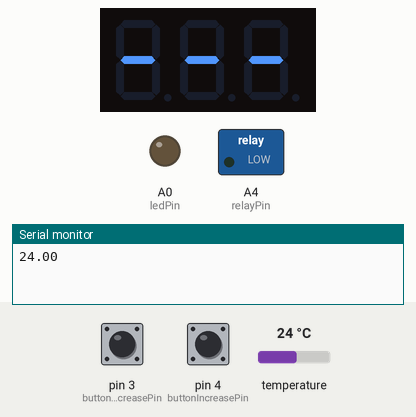
The sketch below on a simulated Arduino Uno, built with avr-gcc and run on an emulated ATmega328P. Shown: 3-digit seven-segment display, switched loads named in the sketch (green lamp = pin HIGH), output pins drawn as LEDs (lit = HIGH), the last lines printed to the serial monitor. The test bench sets the inputs (shaded band); at power-on: pin 3 (buttonDecreasePin) LOW, pin 4 (buttonIncreasePin) LOW, temperature 24 °C.

Above: at 3.3 s.
3.4 s: pin 3 (buttonDecreasePin) pulled HIGH for 1 s
At 3.6 s:
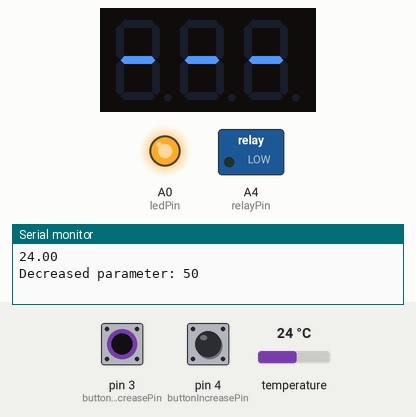
5.9 s: pin 4 (buttonIncreasePin) pulled HIGH for 3.2 s
At 9.5 s:
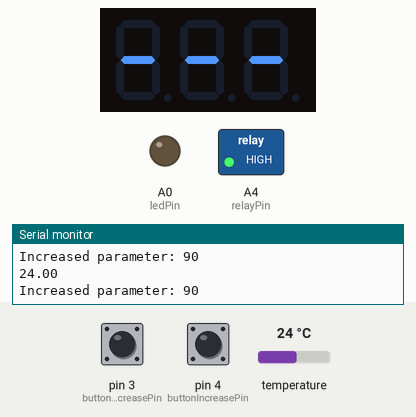
10.6 s: pin 3 (buttonDecreasePin) pulled HIGH for 3.2 s
At 14.3 s:
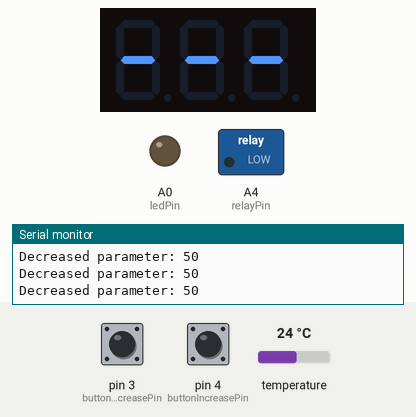
15.3 s: pin 4 (buttonIncreasePin) pulled HIGH for 0.15 s
At 15.4 s:
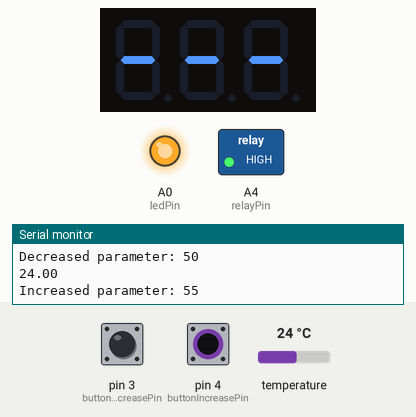
Timing chart, 0 to 18.0 s (numbered marks = the images above; inputs shaded):
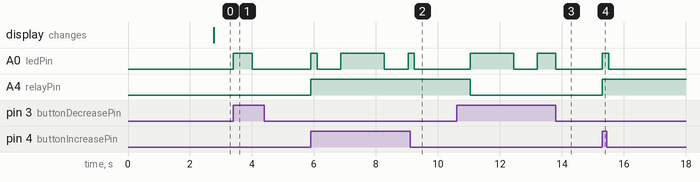

The sketch:

0._TrialTest8June.ino
```cpp
#include "SevSeg.h"
SevSeg sevseg;  //Instantiate a seven segment controller object

//Sensor Setup
#include <OneWire.h>
#include <DallasTemperature.h>
#define ONE_WIRE_BUS 5

// Setup a oneWire instance to communicate with any OneWire devices (not just Maxim/Dallas temperature ICs)
OneWire oneWire(ONE_WIRE_BUS);

// Pass our oneWire reference to Dallas Temperature.
DallasTemperature sensors(&oneWire);
float temp;

// Pin Definitions
const int buttonIncreasePin = 4;
const int buttonDecreasePin = 3;
const int relayPin = A4;
const int ledPin = A0;

// Global Variables
int parameter = 55;                 // Current parameter
const int limitparameterUp = 90;    // Desired limit parameter
const int limitparameterDown = 50;  // Desired limit parameter

String str;

void setup() {
  Serial.begin(115200);
  pinMode(relayPin, OUTPUT);
  pinMode(ledPin, OUTPUT);
  pinMode(buttonIncreasePin, INPUT);
  pinMode(buttonDecreasePin, INPUT);

  digitalWrite(relayPin, LOW);
  digitalWrite(ledPin, LOW);


  byte numDigits = 3;
  byte digitPins[] = { A1, A2, A3 };
  byte segmentPins[] = { 8, 6, 10, 12, 13, 7, 9, 11 };
  bool resistorsOnSegments = true;     // 'false' means resistors are on digit pins
  byte hardwareConfig = COMMON_ANODE;  // See README.md for options
  bool updateWithDelays = false;       // Default 'false' is Recommended
  bool leadingZeros = false;           // Use 'true' if you'd like to keep the leading zeros
  bool disableDecPoint = false;        // Use 'true' if your decimal point doesn't exist or isn't connected

  sevseg.begin(hardwareConfig, numDigits, digitPins, segmentPins, resistorsOnSegments,
               updateWithDelays, leadingZeros, disableDecPoint);
  sevseg.setBrightness(90);
}

void loop() {

  if (digitalRead(buttonIncreasePin) == HIGH) {
    increaseParameter();
    digitalWrite(ledPin, HIGH);
    digitalWrite(relayPin, HIGH);  // Set output pin to HIGH
    delay(200);  // Debounce delay
  }

  // Check if the decrease button is pressed
  if (digitalRead(buttonDecreasePin) == HIGH) {
    decreaseParameter();
    digitalWrite(ledPin, HIGH);
    digitalWrite(relayPin, LOW);  // Set output pin to HIGH
    delay(200);  // Debounce delay
  }
  digitalWrite(ledPin, LOW);


  // Check for serial input
  //  getSerialParam();
  //  relayControl();
  getData();
  //  sendSerial();

  sevseg.setNumber(temp, 2);
  //  Serial.println(parameter);
  sevseg.refreshDisplay();  // Must run repeatedly


  // This is code to display sensor parameter on seven segment
  // getData();
  // sevseg.setNumber(temp, 2);
  // Serial.println(temp);
  // sevseg.refreshDisplay();  // Must run repeatedly
}


/// END OF SEVEN SEGMENT///
void increaseParameter() {
  parameter += 5;
  if (parameter > limitparameterUp) {
    parameter = limitparameterUp;  // Set the parameter to the limit
  }
  Serial.println("Increased parameter: " + String(parameter));
}

void decreaseParameter() {
  parameter -= 5;
  if (parameter < limitparameterDown) {
    parameter = limitparameterDown;  // Set the parameter to the limit
  }
  Serial.println("Decreased parameter: " + String(parameter));
}

/// END OF PUSHBUTTON///

unsigned long previousMillis = 0;     // Variable to store the previous timestamp
const unsigned long interval = 2000;  // Interval in milliseconds between data retrievals


void getData() {
  unsigned long currentMillis = millis();  // Get the current timestamp

  if (currentMillis - previousMillis >= interval) {  // Check if the interval has passed
    previousMillis = currentMillis;                  // Update the previous timestamp

    sensors.requestTemperatures();      // Send the command to get temperatures
    temp = sensors.getTempCByIndex(0);  // Get the temperature from the first sensor
    Serial.println(temp);
  }
}

/// END OF Sensor///

void getSerialParam() {
  if (Serial.available() > 0) {
    String input = Serial.readStringUntil('\n');
    input.trim();
    if (input == "parameter") {
      //      Serial.print("Enter new parameter: ");
      while (Serial.available() == 0) {
        // Wait for input
      }
      String newParameter = Serial.readStringUntil('\n');
      newParameter.trim();
      parameter = newParameter.toInt();
      //      Serial.print("Parameter set to: ");
      //      Serial.println(parameter);
    }
  }
}

void relayControl() {
  if (parameter < 60) {
    digitalWrite(relayPin, HIGH);  // Set output pin to HIGH
    //    Serial.println("Parameter is lower than 60");
  } else if (parameter > 80) {
    digitalWrite(relayPin, LOW);  // Set output pin to LOW
    //    Serial.println("Parameter is higher than 80");
  } else {
    //    Serial.println("Parameter is between 60 and 80");
  }
}

void sendSerial() {
  //  Serial.print(parameter);
  //  Serial.print(",");
  //  Serial.println(temp);
  str = String("Current Parameter= ") + String(parameter) + String(" Sensor Value= ") + String(temp);
  Serial.println(str);
}
```

Measured:
- after the input at 3.4 s, A0 (ledPin): LOW → HIGH at once, → LOW 0.60 s later
- after the input at 5.9 s, A0 (ledPin): goes HIGH 0.20 s, LOW 0.77 s, HIGH 1.4 s, LOW 0.77 s, HIGH 0.20 s, then LOW, starting at once; A4 (relayPin): LOW → HIGH at once
- after the input at 10.6 s, A0 (ledPin): LOW → HIGH after 0.43 s, → LOW 1.4 s later, → HIGH 0.77 s later, → LOW 0.60 s later; A4 (relayPin): HIGH → LOW after 0.43 s
- after the input at 15.3 s, A0 (ledPin): LOW → HIGH at once, → LOW 0.20 s later; A4 (relayPin): LOW → HIGH at once
